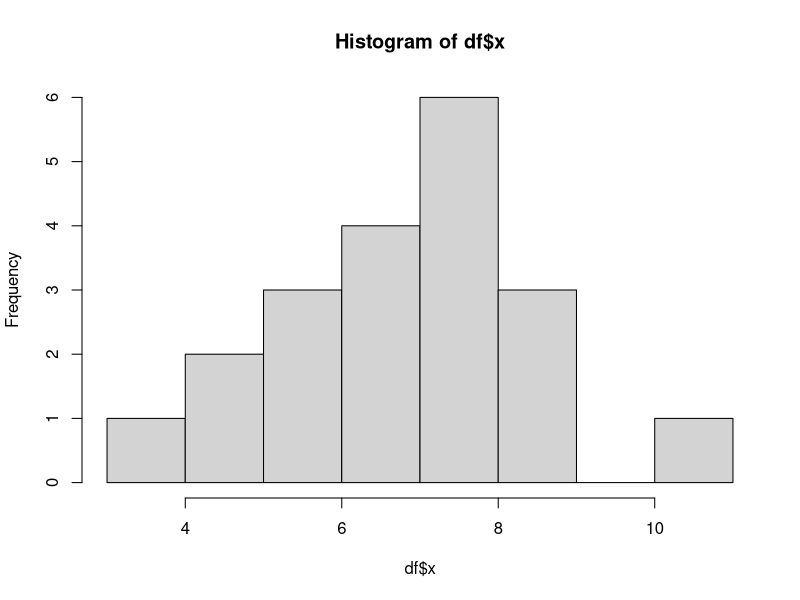

Here is the R script that generated this plot:
# data set
x <- c(5.7,7.7,7.5,3.8,8.8,5.4,7.9,8.1,4.7,6.3,
       10.3,4.9,7.3,6.7,7.2,8.3,7.7,6.9,5.5,6.9)

#data frame으로 저장
df <- as.data.frame(x)
hist(df$x)

n <- nrow(df)
mu <- 6
df$sigma <- sd(df$x) 
# sd : 표준편차
df$xbar <- mean(df$x)
df$diff <- df$x - df$xbar
df$diffsq <- df$diff^2

sd_cal <- sqrt(sum(df$diffsq) / (n-1))

xbar <- mean(df$x)
# t값
t <- (xbar-mu) / (sd_cal/sqrt(n))

# p-value 양쪽 검정
p_value <- 2*(1-pt(t,n-1))

# p-value 한쪽 검정
p_1sided = p_value/2

# 실제 ttest 명령어
t.test(df$x, mu=6)
